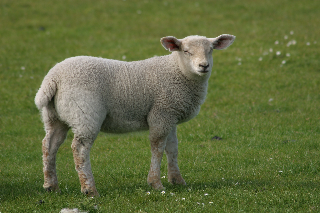
#> input picture sheep.png, 320 x 213 px
$ jupyter execute edge-detection.ipynb
#> lines starting #> are read from the running program, lines starting #| are printed output that depends on the picture; after the words box and inside, x2 and y2 are one past the last pixel; in counts of white or black regions, pixels touching at a corner belong together
[cell 1]
import cv2
import math
import numpy as np
from scipy.signal import convolve2d
from matplotlib import pyplot as plt

# edge detection

[cell 2]
img = cv2.imread('sheep.png')[:,:,::-1]
plt.imshow(img)

# sobel filter

[cell 3]
kx = np.array([[-1, 0, 1], [-2, 0, 2], [-1, 0, 1]]) / 4
ky = np.array([[1, 2, 1], [0, 0, 0], [-1, -2, -1]]) / 4

grey = cv2.cvtColor(img, cv2.COLOR_BGR2GRAY)
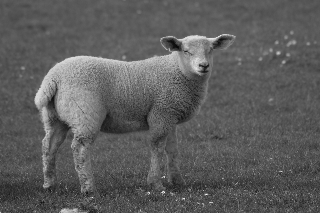
#> grey: shape (213, 320); min 8, max 250, mean 92.8

blur = convolve2d(grey, np.array([[1, 1, 1], [1, 1, 1], [1, 1, 1]]) / 9)
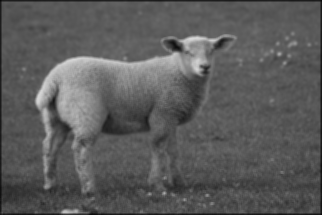
#> blur: shape (215, 322) float64; min 9.22, max 215.8, mean 91.3

dx = convolve2d(blur, kx)
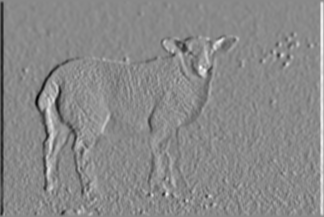
#> dx: shape (217, 324) float64; min -84.19, max 72.06, mean 0; drawn with min black and max white
dy = convolve2d(blur, ky)

x = np.concatenate((dx, dy), axis=1)
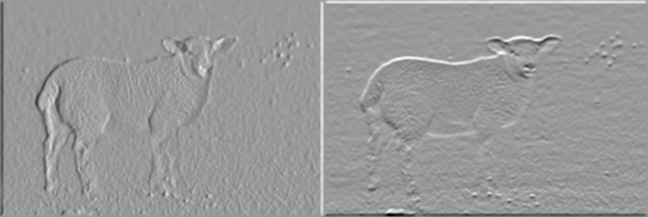
#> x: shape (217, 648) float64; min -129.7, max 86.25, mean 0; drawn with min black and max white

plt.imshow(x)

[cell 4]
kx = np.array([[-1, 0, 1], [-2, 0, 2], [-1, 0, 1]]) / 4
ky = np.array([[1, 2, 1], [0, 0, 0], [-1, -2, -1]]) / 4

grey = cv2.cvtColor(img, cv2.COLOR_BGR2GRAY)

blur = convolve2d(grey, np.array([[1, 1, 1], [1, 1, 1], [1, 1, 1]]) / 9)

dx_grey = convolve2d(grey, kx)
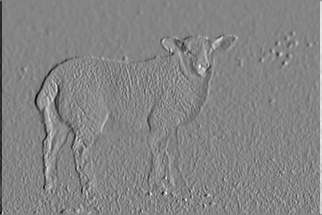
#> dx_grey: shape (215, 322) float64; min -126.5, max 116.8, mean 0; drawn with min black and max white
dy_grey = convolve2d(grey, ky)
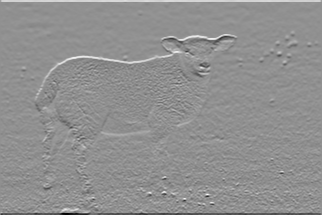
#> dy_grey: shape (215, 322) float64; min -194.8, max 148.5, mean 0; drawn with min black and max white

dx_blur = convolve2d(blur, kx)
dy_blur = convolve2d(blur, ky)

dx = np.concatenate((dx_grey, dx_blur[1:-1, 1:-1]), axis=1)
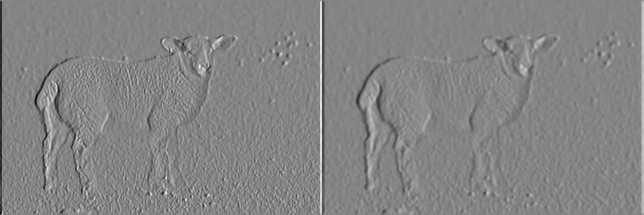
#> dx: shape (215, 644) float64; min -126.5, max 116.8, mean 0; drawn with min black and max white
dy = np.concatenate((dy_grey, dy_blur[1:-1, 1:-1]), axis=1)
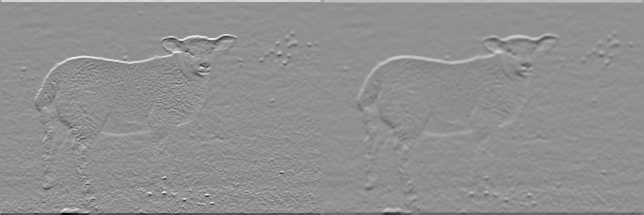
#> dy: shape (215, 644) float64; min -194.8, max 148.5, mean 0; drawn with min black and max white

x = np.sqrt(dx**2 + dy**2) > 20
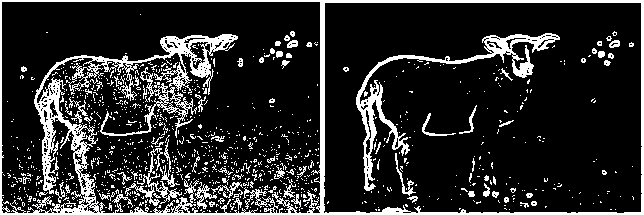
#> x: shape (215, 644) bool; 16.4% white; 965 white regions (889 under 20 px), largest, box (x1, y1, x2, y2) and area: (0, 0, 644, 215) 12073, (356, 33, 560, 191) 3033, (100, 67, 197, 138) 929
plt.imshow(x)

# canny filter

[cell 5]
img = cv2.imread('sheep.png')
#> img is the input picture: shape (213, 320, 3); mean B, G, R 61.7, 107.6, 97.4
edges = cv2.Canny(img, 150, 220)
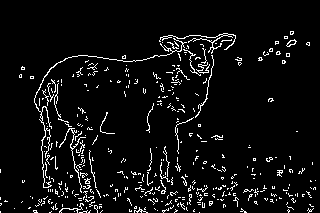
#> edges: shape (213, 320); 5.6% white in thin lines or dots, all inside (x1, y1, x2, y2) = (0, 31, 316, 213)
plt.imshow(edges)
